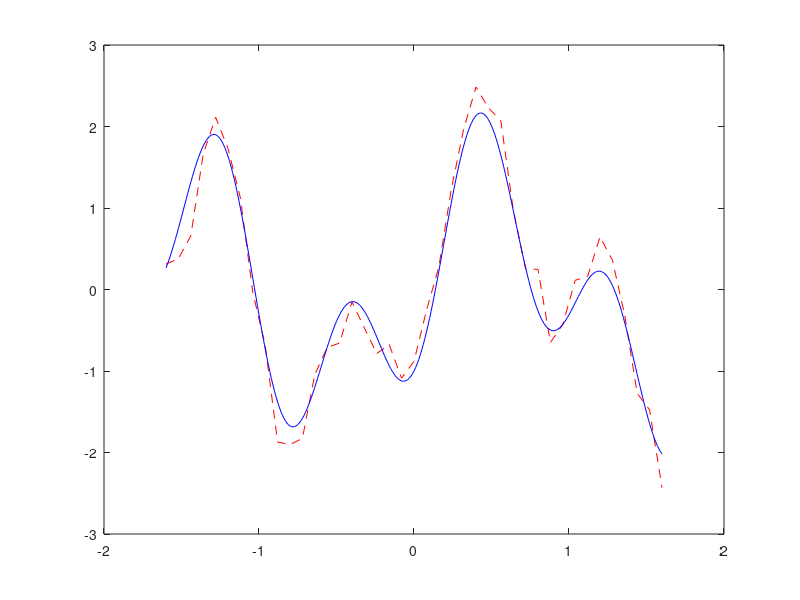

MATLAB code to generate this figure: (Note: this script raises an error after producing the figure.)
clear all;
clc;
%Function Approximation

x_train = [-1.6: 0.08: 1.6];
x_test = [-1.6: 0.01: 1.6];
% training set with random noise
%record_randn = 0.3 * randn(1, 41);
%y_train = 1.2 * sin(pi * x_train) - cos(2.4 * pi * x_train) + record_randn;
y_train = [0.311577393770675	0.378112952625106	0.658486707908682	1.66110315090113	2.11320575488674	1.73034110860957	1.12270819679774	-0.0352918346975698	-0.684772043278092	-1.87208303985565	-1.90195246347018	-1.82683957595898	-1.04273018139262	-0.712288786438255	-0.656154435786554	-0.152010593069156	-0.474195526467749	-0.784967276171051	-0.675271461285771	-1.08793463135819	-0.880491146150202	-0.259913765960200	0.275769838404923	1.22321188075539	1.96402393886018	2.48456511887934	2.22852669911097	2.07311843897311	0.979718623378620	0.253669312511928	0.247159537904824	-0.649897908262488	-0.428029311188398	0.112994203781400	0.160068773056403	0.645914216840377	0.360147443326543	-0.322988568206957	-1.27426397168327	-1.47600646094217	-2.43236084744215];
record_randn = y_train -(1.2 * sin(pi * x_train) - cos(2.4 * pi * x_train));

y_test = 1.2 * sin(pi * x_test) - cos(2.4 * pi * x_test);

% visualization
plot(x_train, y_train, '--r')
hold on;
plot(x_test, y_test, 'b');

%----------------------------------------------------------
% q1c
% Regularization on Exact Interpolation Method
sigma = 0.1;
regularization = 0.5;
X_train = x_train;
target_train = y_train;
w = RBFN_exact_wreg(X_train, target_train, sigma, regularization);
predict_test = predict_wobias(x_test, w, X_train, sigma);
predict_train = predict_wobias(x_train, w, X_train, sigma);
hold on;
plot(x_test, predict_test, 'k', LineWidth = 1);
legend('training set with random noise', 'testing set', 'prediction');
title('The Result of RBFN with regularization')

err_train = predict_train - y_train;
err_test = predict_test - y_test;
MSE_train = 0.5 * (norm(err_train))^2,
MSE_test = 0.5 * (norm(err_test))^2,

%----------------------------------------------------------
% Part 2: Comparision
Reg = [0, 0.01, 0.05, 0.1, 0.2, 0.3, 0.4, 0.5, 0.8, 0.9, 1, 1.1, 1.2, 2];
MSE_Train_reg = zeros(1, length(Reg));
MSE_Test_reg = zeros(1, length(Reg));

for i = 1 : length(Reg)
    regularization = Reg(i);
    w = RBFN_exact_wreg(X_train, target_train, sigma, regularization);
    predict_test = predict_wobias(x_test, w, X_train, sigma);
    predict_train = predict_wobias(x_train, w, X_train, sigma);
    err_train = predict_train - y_train;
    err_test = predict_test - y_test;
    MSE_Train_reg(i) = 0.5 * (norm(err_train))^2;
    MSE_Test_reg(i) = 0.5 * (norm(err_test))^2;
end

figure(2);
plot(1:length(Reg), MSE_Train_reg,'-*k');
hold on;
plot(1:length(Reg), MSE_Test_reg,'-^b');
set(gca,'XTick', 1:length(Reg));
set(gca,'XTickLabel', Reg);
set(gca,'XLim', [1,length(Reg)])
legend('MSE in training set', 'MSE in testing set');
title('The Performance of training and testing set');
xlabel('regularization');
ylabel('MSE')
